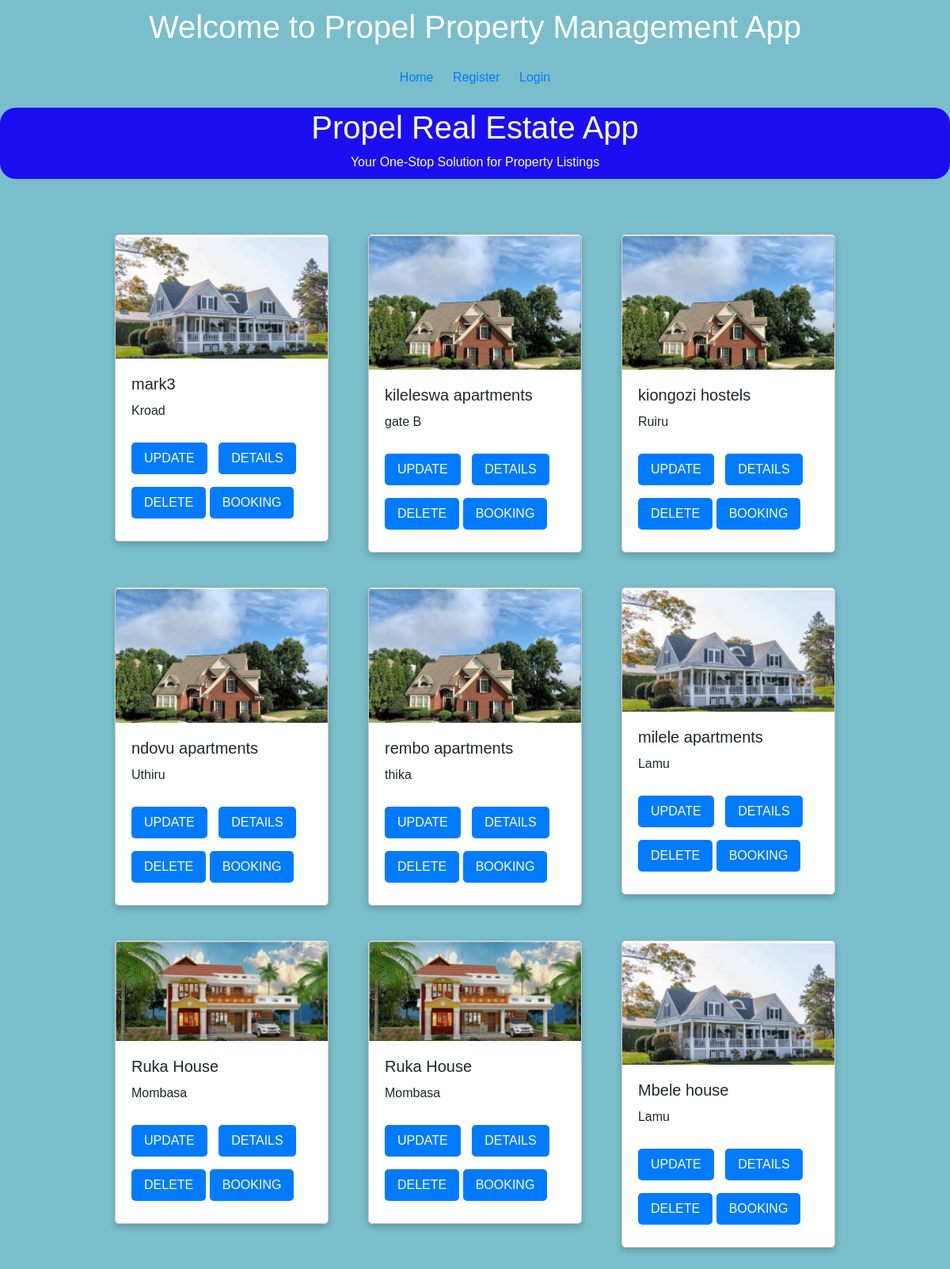
Page /listing_all/ on the committed database.
### coreApp/models.py (models this page shows, shortened)
class Property_model(models.Model):
    user = models.ForeignKey(User, on_delete=models.CASCADE, related_name='property')
    property_name = models.CharField(max_length=255)
    location = models.CharField(max_length=50)
    image = models.ImageField(blank=True, null=True)
    rental_price = models.DecimalField(max_digits=10, decimal_places=2)
    security_deposit = models.DecimalField(max_digits=10, decimal_places=2)
    start_date = models.start_date = datetime.now()
    end_date = models.end_date = datetime.now()
    duration = models.DurationField()
    date_paid = models.DateField(blank=True, null=True)
    AMENITIES_CHOICES = [
        ('Balcony','Balcony'),
        ('Gym','Gym'),
        ('SwimmingPool','SwimmingPool')]
    STATUS_CHOICES=[
        ('Available','Available'),
        ('Occupied', 'Occupied') ]
    HOUSE_SIZE = [('STANDARD','STANDARD'),
                  ('Spacious','Spacious')]
    TYPE_OF_HOUSE =[('Singleroom','Singleroom'),
                    ('Bedsitter','Bedsitter'),
                    ('Onebedroom','Onebedroom'),
                    ('Twobedroom','Twobedroom'),
                    ('Threebedroom','Threebedroom'),
                    ('Fourbedroom','Fourbedroom'),
                    ('Studio','Studio'),
                    ('Commercialshops','Commercialshops')]
    amenities = models.TextField(choices=AMENITIES_CHOICES)
    status = models.TextField(choices=STATUS_CHOICES)
    house_type = models.CharField(max_length=50,choices=TYPE_OF_HOUSE)
    size = models.CharField(max_length=50,choices=HOUSE_SIZE)

### coreApp/views.py (the view)
# urls.py: path('listing_all/', property_model_list, name ='listing_all'),
def property_model_list(request):
    listings = Property_model.objects.all()
    context = {
        "listings":listings
    }
    return render(request, "listings_list.html", context)

### coreApp/templates/listings_list.html (shortened to what this page needs)
{% include 'commons/base.html' %}
{% block content %}
<!DOCTYPE html>
<html lang="en">
<head>
    <link rel="stylesheet" href="https://stackpath.bootstrapcdn.com/bootstrap/4.3.1/css/bootstrap.min.css">
</head>
<body>
    <div class="container">
        <div class="row">
            {% for listing in listings %}
            <div class="col-md-4 mb-4">
                <div class="card">
                    <img src="{{ listing.image.url }}" alt="{{ listing.name }}" class="card-img-top img-fluid">
                    <div class="card-body">
                        <h5 class="card-title">{{ listing.property_name }}</h5>
                        <p class="card-text">{{ listing.location }}</p>
                        <a href="{% url 'coreApp:update_listing' listing.id %}" class="btn">UPDATE</a>
                        <a href="{% url 'coreApp:retrieve_listing' listing.id %}" class="btn">DETAILS</a>
                        <a href="{% url 'coreApp:delete_listing' listing.id %}" class="btn">DELETE</a>
                        <a href="{% url 'coreApp:book_property' listing.id %}" class="btn">BOOKING</a>
                    </div>
                </div>
            </div>
            {% endfor %}
        </div>
    </div>
</body>
</html>
{% endblock %}

### accounts/templates/commons/base.html (style rules this page uses)
body { display: flex; flex-direction: column; min-height: 100vh; margin: 0; font-family: Arial, sans-serif; background-color: #7abecc; }

### accounts/templates/commons/header.html (style rules this page uses)
a { color: #333; text-decoration: none; }

### coreApp/templates/listings_list.html (style rules this page uses)
body { font-family: Arial, sans-serif; margin: 0; padding: 0; background-color: #7abecc; }
.container { width: 80%; margin: 20px auto; }
.card { border: 1px solid #ccc; margin: 10px; border-radius: 5px; box-shadow: 0 4px 8px 0 rgba(0, 0, 0, 0.2); }
.card img { width: 100%; border-top-left-radius: 5px; border-top-right-radius: 5px; }
.card-body { padding: 20px; }
.card-title { font-size: 1.25rem; margin-bottom: 10px; }
.card-text { margin-bottom: 20px; }
.btn { margin-right: 10px; padding: 8px 16px; font-size: 16px; border: none; border-radius: 5px; cursor: pointer; color: #fff; background-color: #007bff; }
.btn+.btn { margin-right: 10px; margin: 8px 0; }

### rows in the picture
Property_model: image (picture), property_name "mark3", location "Kroad"
Property_model: image (picture), property_name "kileleswa apartments", location "gate B"
Property_model: image (picture), property_name "kiongozi hostels", location "Ruiru"
Property_model: image (picture), property_name "ndovu apartments", location "Uthiru"
Property_model: image (picture), property_name "rembo apartments", location "thika"
Property_model: image (picture), property_name "milele apartments", location "Lamu"
Property_model: image (picture), property_name "Ruka House", location "Mombasa"
Property_model: image (picture), property_name "Ruka House", location "Mombasa"
Property_model: image (picture), property_name "Mbele house", location "Lamu"
